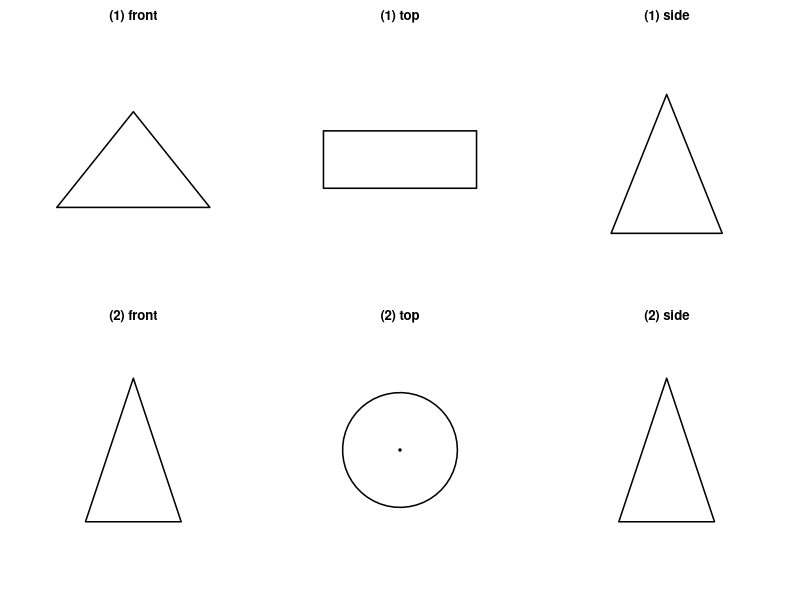
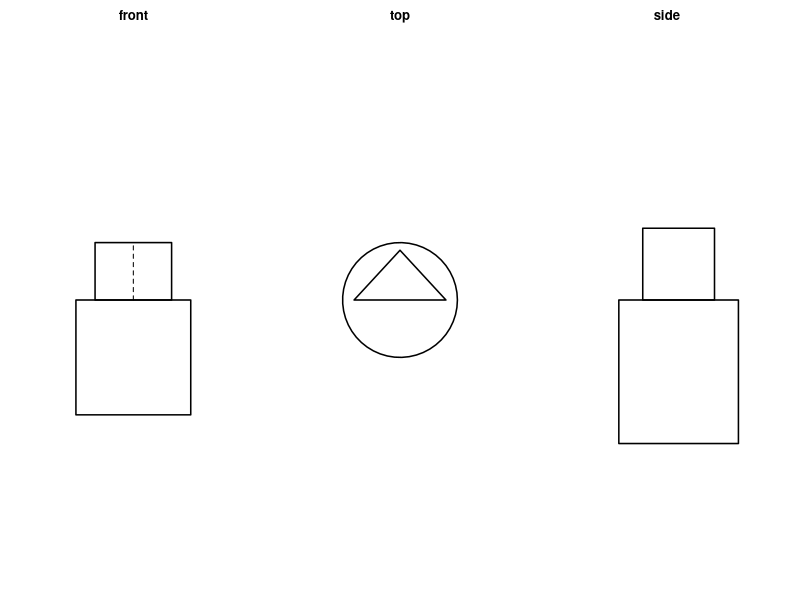

These charts were generated, in order, by the following R code:
setwd("C:/Users/18904/Github/junior-mathematics/codes")
if(!dir.exists("../figures"))dir.create("../figures")

# week175-4: three views of triangular prism and cone
draw4=function(){
  par(mfrow=c(2,3),mar=c(2,2,2,1),mai=c(0.3,0.3,0.3,0.3))
  # (1) triangular prism lying on rectangular face
  plot(0,0,xlim=c(0,5),ylim=c(0,4),type="n",asp=1,axes=FALSE,main="(1) front")
  polygon(c(0.5,4.5,2.5),c(0.5,0.5,3),lwd=1.5)
  plot(0,0,xlim=c(0,5),ylim=c(0,3),type="n",asp=1,axes=FALSE,main="(1) top")
  rect(0.5,0.5,4.5,2,lwd=1.5)
  plot(0,0,xlim=c(0,3),ylim=c(0,4),type="n",asp=1,axes=FALSE,main="(1) side")
  polygon(c(0.5,2.5,1.5),c(0.5,0.5,3),lwd=1.5)
  # (2) cone
  plot(0,0,xlim=c(0,4),ylim=c(0,4),type="n",asp=1,axes=FALSE,main="(2) front")
  polygon(c(1,3,2),c(0.5,0.5,3.5),lwd=1.5)
  plot(0,0,xlim=c(0,4),ylim=c(0,4),type="n",asp=1,axes=FALSE,main="(2) top")
  th=seq(0,2*pi,len=50);polygon(2+1.2*cos(th),2+1.2*sin(th),lwd=1.5);points(2,2,pch=19,cex=0.5)
  plot(0,0,xlim=c(0,4),ylim=c(0,4),type="n",asp=1,axes=FALSE,main="(2) side")
  polygon(c(1,3,2),c(0.5,0.5,3.5),lwd=1.5)
}
cairo_pdf("../figures/week175-4.pdf",width=12,height=8,family="sans");draw4();dev.off()
svglite::svglite("../figures/week175-4.svg",width=12,height=8);draw4();dev.off()

# week175-5: three views of triangular prism on cylinder
draw5=function(){
  par(mfrow=c(1,3),mar=c(2,2,2,1),mai=c(0.3,0.3,0.3,0.3))
  # front: rectangle (cylinder) + rectangle (prism) on top
  plot(0,0,xlim=c(0,5),ylim=c(0,6),type="n",asp=1,axes=FALSE,main="front")
  rect(1,0,4,3,lwd=1.5);rect(1.5,3,3.5,4.5,lwd=1.5);segments(2.5,3,2.5,4.5,lty=2)
  # top: circle with inscribed triangle
  plot(0,0,xlim=c(0,5),ylim=c(0,5),type="n",asp=1,axes=FALSE,main="top")
  th=seq(0,2*pi,len=50);polygon(2.5+1.5*cos(th),2.5+1.5*sin(th),lwd=1.5)
  polygon(c(1.3,3.7,2.5),c(2.5,2.5,3.8),lwd=1.5)
  # side: rectangle (narrow) on rectangle
  plot(0,0,xlim=c(0,4),ylim=c(0,6),type="n",asp=1,axes=FALSE,main="side")
  rect(1,0,3.5,3,lwd=1.5);rect(1.5,3,3,4.5,lwd=1.5)
}
cairo_pdf("../figures/week175-5.pdf",width=12,height=4,family="sans");draw5();dev.off()
svglite::svglite("../figures/week175-5.svg",width=12,height=4);draw5();dev.off()
